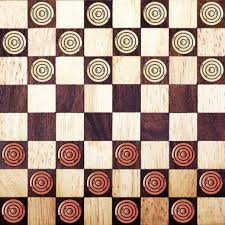
#> input picture border.jpg, 225 x 225 px
$ jupyter execute shi-tomasi.ipynb
#> lines starting #> are read from the running program, lines starting #| are printed output that depends on the picture; after the words box and inside, x2 and y2 are one past the last pixel; in counts of white or black regions, pixels touching at a corner belong together
[cell 1]
import cv2
import numpy as np
import matplotlib.pyplot as plt

[cell 2]
border = cv2.imread('border.jpg')
#> border is the input picture: shape (225, 225, 3); mean B, G, R 136.5, 151.4, 177.1
gray = cv2.cvtColor(border, cv2.COLOR_BGR2GRAY)
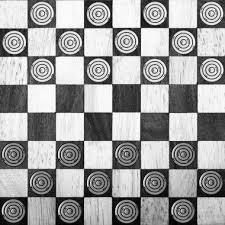
#> gray: shape (225, 225); min 0, max 254, mean 157.4

[cell 3]
corners = cv2.goodFeaturesToTrack(
    gray,
    maxCorners=100,
    qualityLevel=0.01,
    minDistance=10
)
#> corners = 100 rows, first 8: [169, 28], [83, 141], [83, 113], [83, 168], [113, 113], [28, 27], [198, 29], [169, 140]

[cell 4]
corners = np.intp(corners)
corners[:5]
#> Out = [[169, 28], [83, 141], [83, 113], [83, 168], [113, 113]]

[cell 5]
for corner in corners:
    x, y = corner.ravel()
    cv2.circle(gray, (x, y), 4, (0, 255, 0), -1)
#> this loop made 100 passes
#> (x, y) on passes 1 to 12: (169, 28), (83, 141), (83, 113), (83, 168), (113, 113), (28, 27), (198, 29), (169, 140), (139, 26), (83, 27), (111, 141), (139, 196)
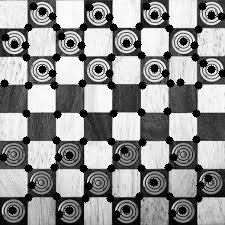
#> gray: shape (225, 225); 9.66% of pixels changed, all inside (x1, y1, x2, y2) = (0, 2, 225, 219)
